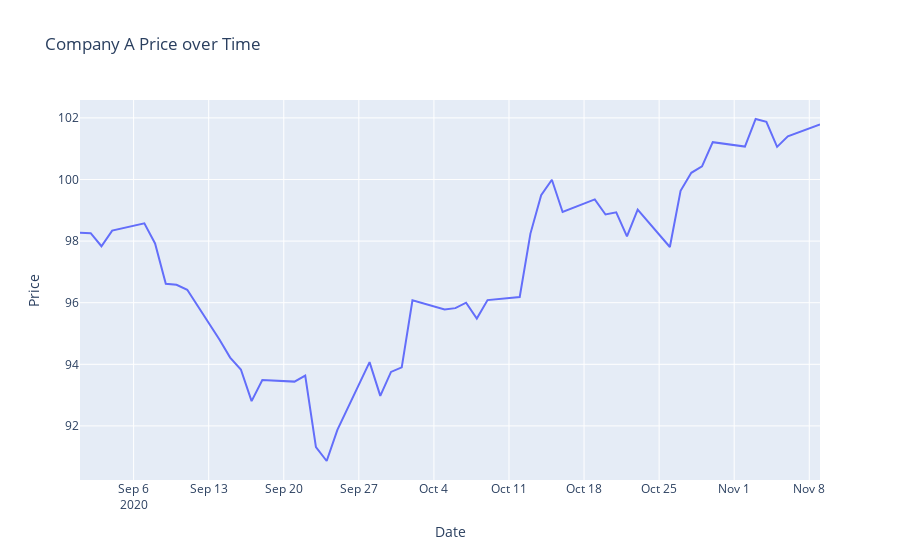
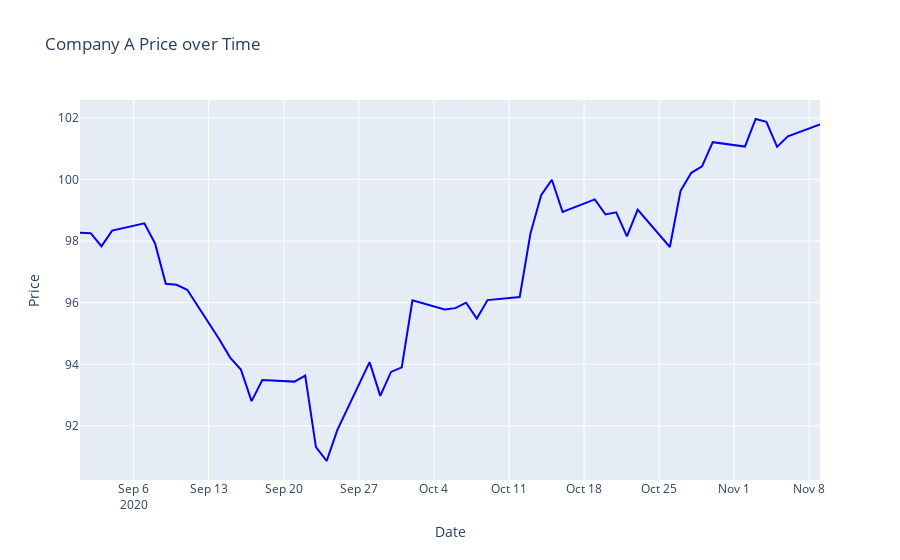
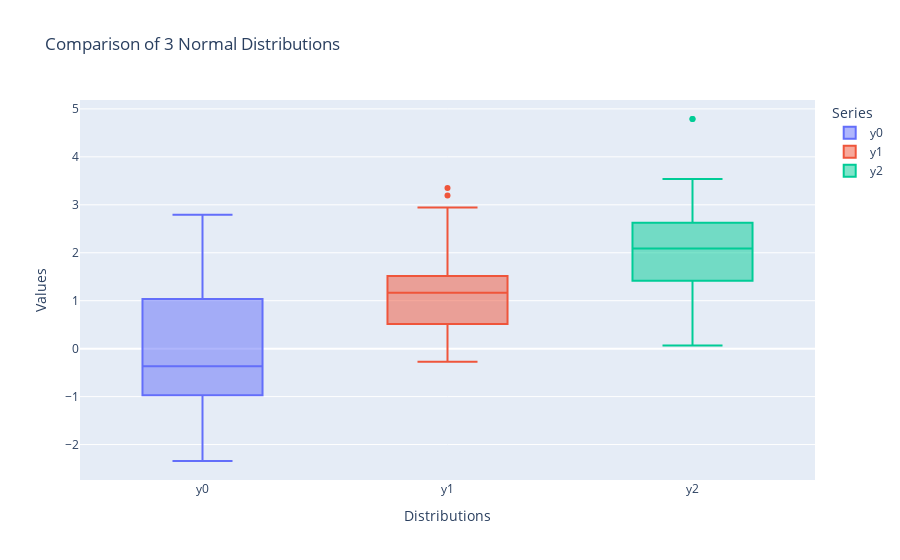

Notebook code for these charts, in order:
### Code cell
import pandas as pd
import matplotlib.pyplot as plt

#Exercise 1
df = pd.DataFrame({
    'name': ['christopher', 'marion', 'maria', 'mia', 'clement', 'randy', 'remi'],
    'age': [70, 30, 22, 19, 45, 33, 20],
    'gender': ['M', 'F', 'F', 'F', 'M', 'M', 'M'],
    'state': ['california', 'dc', 'california', 'dc', 'california', 'new york', 'porto'],
    'num_children': [2, 0, 0, 3, 8, 1, 4],
    'num_pets': [5, 1, 0, 5, 2, 2, 3]
})

df.head()
ax = df.plot(
    kind='bar',
    x='name',
    y=['num_children', 'num_pets'],
    title='Number of Children and Pets by Name',
    legend=True,
    figsize=(10, 6)
)
plt.tight_layout()
plt.show()


#Exercise 2
df = pd.DataFrame({
    'name': ['christopher', 'marion', 'maria', 'mia', 'clement', 'randy', 'remi'],
    'age': [70, 30, 22, 19, 45, 33, 20],
    'gender': ['M', 'F', 'F', 'F', 'M', 'M', 'M'],
    'state': ['california', 'dc', 'california', 'dc', 'california', 'new york', 'porto'],
    'num_children': [2, 0, 0, 3, 8, 1, 4],
    'num_pets': [5, 1, 0, 5, 2, 2, 3]
})

# Create scatter plot
df.plot(
    kind="scatter",
    x="age",
    y="num_children",
    figsize=(6,5),
    title="Age vs Number of Children"
)
plt.xlabel("Age")
plt.ylabel("Number of Children")

plt.show()


#Exercise 3
# Example integer coordinates
x = [1, 2, 3, 4, 5, 6, 7, 8]
y = [3, 5, 2, 6, 7, 4, 8, 5]

# Plot with custom style
plt.plot(
    x, y, 
    color="red", linestyle="dashdot", linewidth=3,  # red dashdot line, width 3
    marker="o", markerfacecolor="blue", markersize=12  # blue circles, size 12
)

# Titles and labels
plt.title("Custom Line Plot")
plt.xlabel("X Axis")
plt.ylabel("Y Axis")

# Set axis limits
plt.xlim(1, 8)
plt.ylim(1, 8)

plt.show()



#Exercise 4
# Data
left_data = [5, 7, 11, 13, 17]
right_data = [0.1, 0.2, 0.4, 0.8, -1.6]
x_axis = [0.0, 1.0, 2.0, 3.0, 4.0]

# Create figure and first axis
fig, ax1 = plt.subplots()

# Plot left data (black line)
ax1.plot(x_axis, left_data, color="black", label="Left Data")
ax1.set_xlabel("X Axis")
ax1.set_ylabel("Left Y Axis", color="black")
ax1.tick_params(axis="y", labelcolor="black")

# Create second axis sharing the same x-axis
ax2 = ax1.twinx()
ax2.plot(x_axis, right_data, color="red", label="Right Data")
ax2.set_ylabel("Right Y Axis", color="red")
ax2.tick_params(axis="y", labelcolor="red")

# Title
plt.title("Dual Axis Plot with twinx")

plt.show()


#Exercise 5
# Create figure with 2 rows and 3 columns
fig, axes = plt.subplots(2, 3, figsize=(10, 6))

# Adjust space between plots
plt.subplots_adjust(hspace=0.5, wspace=0.5)

# Flatten axes array for easy iteration
axes = axes.flatten()

# Loop through subplots
for i, ax in enumerate(axes, start=1):
    # Add centered text
    ax.text(0.5, 0.5, f"(2,3,{i})", ha="center", va="center", fontsize=12)
    # Add title
    ax.set_title(f"Title {i}")
    # Hide axes
    ax.set_xticks([])
    ax.set_yticks([])

plt.show()

#Exercise 6
import numpy as np
import pandas as pd
import plotly.express as px
import plotly.graph_objects as go
from plotly.offline import init_notebook_mode

# Initialize Plotly in notebook mode
init_notebook_mode(connected=True)

# Generate data
returns = np.random.randn(50)
price = 100 + np.cumsum(returns)
dates = pd.date_range(start='2020-09-01', periods=50, freq='B')

df = pd.DataFrame(zip(dates, price), columns=['Date', 'Company_A'])

# --- Plot with Plotly Express ---
fig1 = px.line(
    df, 
    x='Date', 
    y='Company_A', 
    title='Company A Price over Time',
    labels={'Date': 'Date', 'Company_A': 'Price'}
)
fig1.show()

# --- Plot with Plotly Graph Objects ---
fig2 = go.Figure()

fig2.add_trace(go.Scatter(
    x=df['Date'], 
    y=df['Company_A'], 
    mode='lines',
    name='Company_A',
    line=dict(color='blue')
))

fig2.update_layout(
    title='Company A Price over Time',
    xaxis_title='Date',
    yaxis_title='Price'
)

fig2.show()



#Exercise 7
import numpy as np
import plotly.graph_objects as go

# Generate data
y0 = np.random.randn(50)
y1 = np.random.randn(50) + 1
y2 = np.random.randn(50) + 2

# Create figure
fig = go.Figure()

fig.add_trace(go.Box(y=y0, name='y0'))
fig.add_trace(go.Box(y=y1, name='y1'))
fig.add_trace(go.Box(y=y2, name='y2'))

# Add layout details
fig.update_layout(
    title="Comparison of 3 Normal Distributions",
    yaxis_title="Values",
    xaxis_title="Distributions",
    legend_title="Series"
)

fig.show()

### Figure 1 — Plotly figure (JSON) as saved in the notebook; plotly's stock layout.template omitted (floating-point values rounded to 4 significant figures)
{"data": [{"hovertemplate": "Date=%{x}<br>Price=%{y}<extra></extra>", "legendgroup": "", "line": {"color": "#636efa", "dash": "solid"}, "marker": {"symbol": "circle"}, "mode": "lines", "name": "", "orientation": "v", "showlegend": false, "type": "scatter", "x": ["2020-09-01T00:00:00.000000000", "2020-09-02T00:00:00.000000000", "2020-09-03T00:00:00.000000000", "2020-09-04T00:00:00.000000000", "2020-09-07T00:00:00.000000000", "2020-09-08T00:00:00.000000000", "2020-09-09T00:00:00.000000000", "2020-09-10T00:00:00.000000000", "2020-09-11T00:00:00.000000000", "2020-09-14T00:00:00.000000000", "2020-09-15T00:00:00.000000000", "2020-09-16T00:00:00.000000000", "2020-09-17T00:00:00.000000000", "2020-09-18T00:00:00.000000000", "2020-09-21T00:00:00.000000000", "2020-09-22T00:00:00.000000000", "2020-09-23T00:00:00.000000000", "2020-09-24T00:00:00.000000000", "2020-09-25T00:00:00.000000000", "2020-09-28T00:00:00.000000000", "2020-09-29T00:00:00.000000000", "2020-09-30T00:00:00.000000000", "2020-10-01T00:00:00.000000000", "2020-10-02T00:00:00.000000000", "2020-10-05T00:00:00.000000000", "2020-10-06T00:00:00.000000000", "2020-10-07T00:00:00.000000000", "2020-10-08T00:00:00.000000000", "2020-10-09T00:00:00.000000000", "2020-10-12T00:00:00.000000000", "2020-10-13T00:00:00.000000000", "2020-10-14T00:00:00.000000000", "2020-10-15T00:00:00.000000000", "2020-10-16T00:00:00.000000000", "2020-10-19T00:00:00.000000000", "2020-10-20T00:00:00.000000000", "2020-10-21T00:00:00.000000000", "2020-10-22T00:00:00.000000000", "2020-10-23T00:00:00.000000000", "2020-10-26T00:00:00.000000000", "2020-10-27T00:00:00.000000000", "2020-10-28T00:00:00.000000000", "2020-10-29T00:00:00.000000000", "2020-10-30T00:00:00.000000000", "2020-11-02T00:00:00.000000000", "2020-11-03T00:00:00.000000000", "2020-11-04T00:00:00.000000000", "2020-11-05T00:00:00.000000000", "2020-11-06T00:00:00.000000000", "2020-11-09T00:00:00.000000000"], "xaxis": "x", "y": [98.27, 98.26, 97.83, 98.34, 98.58, 97.92, 96.62, 96.58, 96.42, 94.81, 94.22, 93.83, 92.81, 93.49, 93.44, 93.63, 91.31, 90.86, 91.87, 94.07, 92.98, 93.75, 93.9, 96.08, 95.78, 95.82, 96.0, 95.49, 96.08, 96.19, 98.24, 99.49, 99.99, 98.94, 99.35, 98.86, 98.93, 98.15, 99.02, 97.81, 99.63, 100.2, 100.4, 101.2, 101.1, 102.0, 101.9, 101.1, 101.4, 101.8], "yaxis": "y"}], "layout": {"legend": {"tracegroupgap": 0}, "title": {"text": "Company A Price over Time"}, "xaxis": {"anchor": "y", "domain": [0, 1], "title": {"text": "Date"}}, "yaxis": {"anchor": "x", "domain": [0, 1], "title": {"text": "Price"}}}}

### Figure 2 — Plotly figure (JSON) as saved in the notebook; plotly's stock layout.template omitted (floating-point values rounded to 4 significant figures)
{"data": [{"line": {"color": "blue"}, "mode": "lines", "name": "Company_A", "type": "scatter", "x": ["2020-09-01T00:00:00.000000000", "2020-09-02T00:00:00.000000000", "2020-09-03T00:00:00.000000000", "2020-09-04T00:00:00.000000000", "2020-09-07T00:00:00.000000000", "2020-09-08T00:00:00.000000000", "2020-09-09T00:00:00.000000000", "2020-09-10T00:00:00.000000000", "2020-09-11T00:00:00.000000000", "2020-09-14T00:00:00.000000000", "2020-09-15T00:00:00.000000000", "2020-09-16T00:00:00.000000000", "2020-09-17T00:00:00.000000000", "2020-09-18T00:00:00.000000000", "2020-09-21T00:00:00.000000000", "2020-09-22T00:00:00.000000000", "2020-09-23T00:00:00.000000000", "2020-09-24T00:00:00.000000000", "2020-09-25T00:00:00.000000000", "2020-09-28T00:00:00.000000000", "2020-09-29T00:00:00.000000000", "2020-09-30T00:00:00.000000000", "2020-10-01T00:00:00.000000000", "2020-10-02T00:00:00.000000000", "2020-10-05T00:00:00.000000000", "2020-10-06T00:00:00.000000000", "2020-10-07T00:00:00.000000000", "2020-10-08T00:00:00.000000000", "2020-10-09T00:00:00.000000000", "2020-10-12T00:00:00.000000000", "2020-10-13T00:00:00.000000000", "2020-10-14T00:00:00.000000000", "2020-10-15T00:00:00.000000000", "2020-10-16T00:00:00.000000000", "2020-10-19T00:00:00.000000000", "2020-10-20T00:00:00.000000000", "2020-10-21T00:00:00.000000000", "2020-10-22T00:00:00.000000000", "2020-10-23T00:00:00.000000000", "2020-10-26T00:00:00.000000000", "2020-10-27T00:00:00.000000000", "2020-10-28T00:00:00.000000000", "2020-10-29T00:00:00.000000000", "2020-10-30T00:00:00.000000000", "2020-11-02T00:00:00.000000000", "2020-11-03T00:00:00.000000000", "2020-11-04T00:00:00.000000000", "2020-11-05T00:00:00.000000000", "2020-11-06T00:00:00.000000000", "2020-11-09T00:00:00.000000000"], "y": [98.27, 98.26, 97.83, 98.34, 98.58, 97.92, 96.62, 96.58, 96.42, 94.81, 94.22, 93.83, 92.81, 93.49, 93.44, 93.63, 91.31, 90.86, 91.87, 94.07, 92.98, 93.75, 93.9, 96.08, 95.78, 95.82, 96.0, 95.49, 96.08, 96.19, 98.24, 99.49, 99.99, 98.94, 99.35, 98.86, 98.93, 98.15, 99.02, 97.81, 99.63, 100.2, 100.4, 101.2, 101.1, 102.0, 101.9, 101.1, 101.4, 101.8]}], "layout": {"title": {"text": "Company A Price over Time"}, "xaxis": {"title": {"text": "Date"}}, "yaxis": {"title": {"text": "Price"}}}}

### Figure 3 — Plotly figure (JSON) as saved in the notebook; plotly's stock layout.template omitted (floating-point values rounded to 4 significant figures)
{"data": [{"name": "y0", "type": "box", "y": [-0.7694, -1.785, 1.815, -0.1254, -1.741, -0.1683, -1.063, 0.4482, -0.5619, -0.3276, -0.4755, 2.794, -0.8127, -1.269, 1.51, 1.343, 0.4903, 1.98, 0.7199, 0.8755, -1.253, -0.5917, 1.018, -1.203, -1.436, 1.871, -1.246, -0.4017, -0.9711, 1.035, -0.6438, 2.012, -0.1847, -0.5292, 1.041, 1.361, -1.189, 1.28, -0.8733, -0.2166, -0.7704, -1.515, -0.4317, 1.476, 1.303, -1.232, 0.04357, -2.343, -0.3068, -0.5258]}, {"name": "y1", "type": "box", "y": [1.945, 1.026, 0.1856, 1.429, 0.6394, 0.5143, 1.621, 0.385, 0.3984, 0.1074, 1.238, 1.037, 2.595, 1.471, 1.158, 3.194, 3.351, 0.8509, 0.8324, -0.2723, 1.101, 0.3479, 0.4917, -0.1789, -0.03672, 1.09, 1.516, 1.58, 1.174, 1.504, 1.135, 1.281, 0.6349, 1.206, 2.942, 1.342, -0.1437, 1.619, 2.174, 1.634, 2.613, 1.676, 1.417, 0.9137, 0.3846, 1.376, 1.229, 1.126, 0.2217, 1.466]}, {"name": "y2", "type": "box", "y": [2.156, 2.865, 3.534, 2.248, 2.328, 0.1303, 2.072, 0.8957, 2.131, 3.145, 2.02, 1.417, 1.635, 1.234, 2.116, 0.3687, 2.073, 4.789, 2.604, 2.577, 1.694, 1.265, 1.699, 1.972, 1.678, 2.202, 2.828, 1.32, 2.104, 0.8974, 2.517, 0.6151, 1.329, 2.627, 1.662, 3.301, 2.651, 0.9468, 1.487, 2.515, 4.787, 2.923, 0.9159, 1.584, 3.235, 2.344, 0.06732, 3.538, 1.663, 3.527]}], "layout": {"legend": {"title": {"text": "Series"}}, "title": {"text": "Comparison of 3 Normal Distributions"}, "xaxis": {"title": {"text": "Distributions"}}, "yaxis": {"title": {"text": "Values"}}}}
